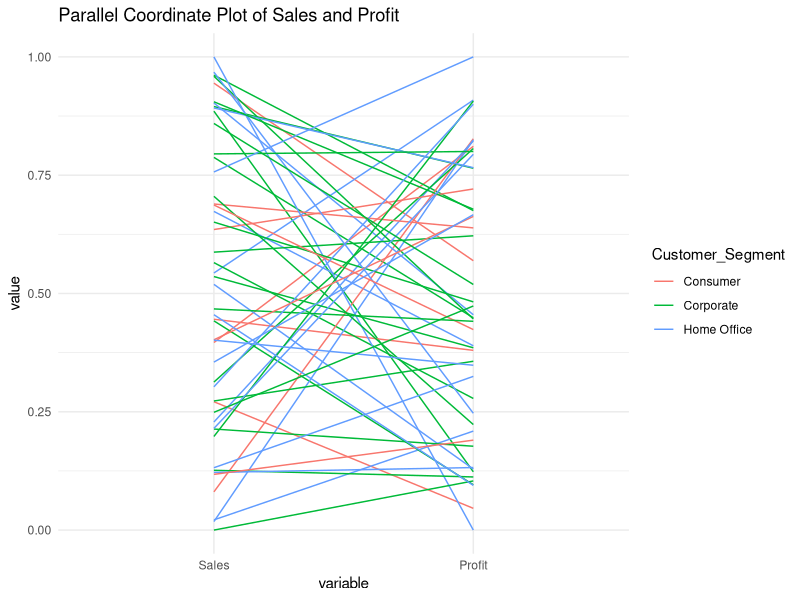
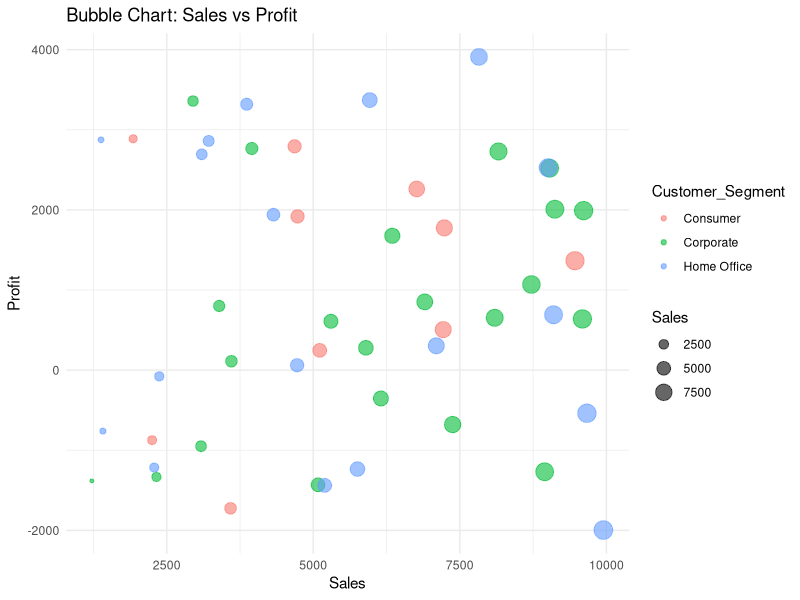
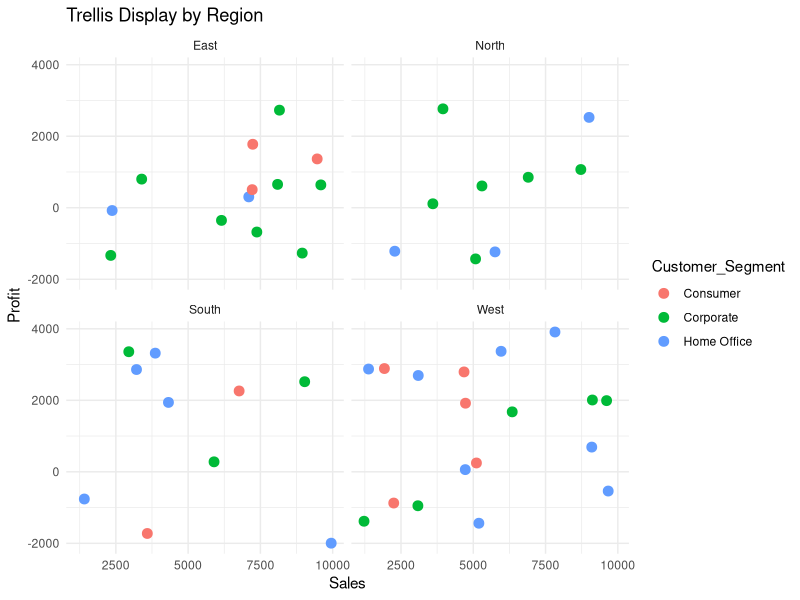

The R source for these figures, in order:
print("Roll number:23BAD078")


library(ggplot2)

library(GGally)

library(dplyr)


set.seed(123)


retail_data <- data.frame(
  
  Sales = runif(50, 1000, 10000),
  
  Profit = runif(50, -2000, 4000),
  
  Customer_Segment = sample(c("Consumer", "Corporate", "Home Office"), 50, replace = TRUE),
  
  Region = sample(c("North", "South", "East", "West"), 50, replace = TRUE)
  
)

head(retail_data)


ggparcoord(
  
  data = retail_data,
  
  columns = c(1, 2),
  
  groupColumn = "Customer_Segment",
  
  scale = "uniminmax"
  
) +
  
  theme_minimal() +
  
  labs(title = "Parallel Coordinate Plot of Sales and Profit")

ggplot(retail_data, aes(x = Sales, y = Profit, size = Sales, color = Customer_Segment)) +
  
  geom_point(alpha = 0.6) +
  
  theme_minimal() +
  
  labs(title = "Bubble Chart: Sales vs Profit")


ggplot(retail_data, aes(x = Sales, y = Profit, color = Customer_Segment)) +
  
  geom_point(size = 3) +
  
  facet_wrap(~ Region) +
  
  theme_minimal() +
  
  labs(title = "Trellis Display by Region")
